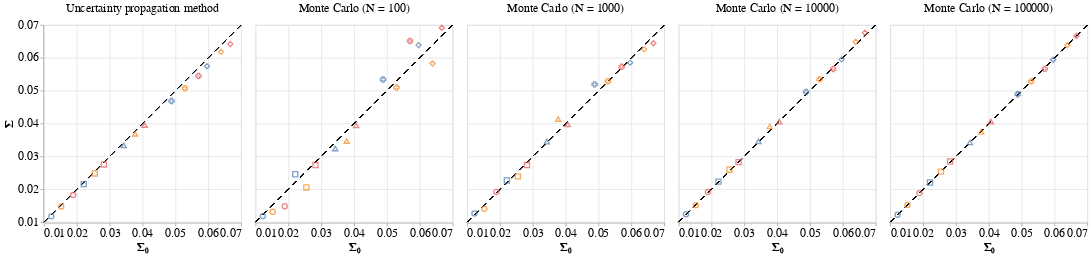

This figure's notebook cell:
### Code cell
points = alt.Chart().mark_point(size=60).encode(
    x=alt.X('reference:Q', scale=alt.Scale(domain=[min_x, max_x], zero=False), axis=alt.Axis(title='Σ₀')),
    y=alt.Y('value:Q', scale=alt.Scale(domain=[min_x, max_x], zero=False), axis=alt.Axis(title='Σ')),
    color=alt.Color('X1:N', legend=None),
    shape=alt.Shape('X2:N', legend=None)
)
diagonal = alt.Chart().mark_rule(strokeDash=[8, 8]).encode(
    x=alt.value(0),
    x2=alt.value('width'),
    y=alt.value('height'),
    y2=alt.value(0)
)
chart = alt.layer(
    diagonal,
    points,
    data=df
).facet(
    column=alt.Column('method:N',
        sort=['Uncertainty propagation method'] + [('Monte Carlo (N = ' + str(N) + ')') for N in Ns],
        title=None,
        header=alt.Header(labelFontSize=18)
    )
).configure_axis(
    labelFontSize=18,
    titleFontSize=18
)
chart

### Figure 1 — Vega-Lite specification as saved in the notebook (floating-point values rounded to 4 significant figures)
{"config": {"view": {"continuousWidth": 300, "continuousHeight": 300}, "axis": {"labelFontSize": 18, "titleFontSize": 18}}, "data": {"name": "data-a91044df99f172b6392a54a7ff93b871"}, "facet": {"column": {"field": "method", "header": {"labelFontSize": 18}, "sort": ["Uncertainty propagation method", "Monte Carlo (N = 100)", "Monte Carlo (N = 1000)", "Monte Carlo (N = 10000)", "Monte Carlo (N = 100000)"], "title": null, "type": "nominal"}}, "spec": {"layer": [{"mark": {"type": "rule", "strokeDash": [8, 8]}, "encoding": {"x": {"value": 0}, "x2": {"value": "width"}, "y": {"value": "height"}, "y2": {"value": 0}}}, {"mark": {"type": "point", "size": 60}, "encoding": {"color": {"field": "X1", "legend": null, "type": "nominal"}, "shape": {"field": "X2", "legend": null, "type": "nominal"}, "x": {"axis": {"title": "Σ₀"}, "field": "reference", "scale": {"domain": [0.01, 0.07], "zero": false}, "type": "quantitative"}, "y": {"axis": {"title": "Σ"}, "field": "value", "scale": {"domain": [0.01, 0.07], "zero": false}, "type": "quantitative"}}}]}, "$schema": "https://vega.github.io/schema/vega-lite/v5.20.1.json", "datasets": {"data-a91044df99f172b6392a54a7ff93b871": [{"X1": 1, "X2": 1, "method": "Monte Carlo (N = 100)", "value": 0.01183, "reference": 0.01222}, {"X1": 2, "X2": 1, "method": "Monte Carlo (N = 100)", "value": 0.01312, "reference": 0.01523}, {"X1": 3, "X2": 1, "method": "Monte Carlo (N = 100)", "value": 0.01483, "reference": 0.01889}, {"X1": 1, "X2": 2, "method": "Monte Carlo (N = 100)", "value": 0.02456, "reference": 0.0221}, {"X1": 2, "X2": 2, "method": "Monte Carlo (N = 100)", "value": 0.02054, "reference": 0.02546}, {"X1": 3, "X2": 2, "method": "Monte Carlo (N = 100)", "value": 0.02736, "reference": 0.02823}, {"X1": 1, "X2": 3, "method": "Monte Carlo (N = 100)", "value": 0.03238, "reference": 0.03426}, {"X1": 2, "X2": 3, "method": "Monte Carlo (N = 100)", "value": 0.03466, "reference": 0.03773}, {"X1": 3, "X2": 3, "method": "Monte Carlo (N = 100)", "value": 0.03941, "reference": 0.04064}, {"X1": 1, "X2": 4, "method": "Monte Carlo (N = 100)", "value": 0.05339, "reference": 0.04881}, {"X1": 2, "X2": 4, "method": "Monte Carlo (N = 100)", "value": 0.05095, "reference": 0.05289}, {"X1": 3, "X2": 4, "method": "Monte Carlo (N = 100)", "value": 0.06512, "reference": 0.05703}, {"X1": 1, "X2": 5, "method": "Monte Carlo (N = 100)", "value": 0.06387, "reference": 0.05961}, {"X1": 2, "X2": 5, "method": "Monte Carlo (N = 100)", "value": 0.05828, "reference": 0.06389}, {"X1": 3, "X2": 5, "method": "Monte Carlo (N = 100)", "value": 0.06916, "reference": 0.0667}, {"X1": 1, "X2": 1, "method": "Monte Carlo (N = 1000)", "value": 0.01263, "reference": 0.01222}, {"X1": 2, "X2": 1, "method": "Monte Carlo (N = 1000)", "value": 0.01403, "reference": 0.01523}, {"X1": 3, "X2": 1, "method": "Monte Carlo (N = 1000)", "value": 0.0192, "reference": 0.01889}, {"X1": 1, "X2": 2, "method": "Monte Carlo (N = 1000)", "value": 0.02265, "reference": 0.0221}, {"X1": 2, "X2": 2, "method": "Monte Carlo (N = 1000)", "value": 0.02391, "reference": 0.02546}, {"X1": 3, "X2": 2, "method": "Monte Carlo (N = 1000)", "value": 0.02737, "reference": 0.02823}, {"X1": 1, "X2": 3, "method": "Monte Carlo (N = 1000)", "value": 0.03448, "reference": 0.03426}, {"X1": 2, "X2": 3, "method": "Monte Carlo (N = 1000)", "value": 0.04137, "reference": 0.03773}, {"X1": 3, "X2": 3, "method": "Monte Carlo (N = 1000)", "value": 0.03976, "reference": 0.04064}, {"X1": 1, "X2": 4, "method": "Monte Carlo (N = 1000)", "value": 0.0519, "reference": 0.04881}, {"X1": 2, "X2": 4, "method": "Monte Carlo (N = 1000)", "value": 0.05288, "reference": 0.05289}, {"X1": 3, "X2": 4, "method": "Monte Carlo (N = 1000)", "value": 0.05726, "reference": 0.05703}, {"X1": 1, "X2": 5, "method": "Monte Carlo (N = 1000)", "value": 0.05853, "reference": 0.05961}, {"X1": 2, "X2": 5, "method": "Monte Carlo (N = 1000)", "value": 0.06257, "reference": 0.06389}, {"X1": 3, "X2": 5, "method": "Monte Carlo (N = 1000)", "value": 0.06446, "reference": 0.0667}, {"X1": 1, "X2": 1, "method": "Monte Carlo (N = 10000)", "value": 0.01238, "reference": 0.01222}, {"X1": 2, "X2": 1, "method": "Monte Carlo (N = 10000)", "value": 0.01515, "reference": 0.01523}, {"X1": 3, "X2": 1, "method": "Monte Carlo (N = 10000)", "value": 0.01915, "reference": 0.01889}, {"X1": 1, "X2": 2, "method": "Monte Carlo (N = 10000)", "value": 0.02232, "reference": 0.0221}, {"X1": 2, "X2": 2, "method": "Monte Carlo (N = 10000)", "value": 0.02594, "reference": 0.02546}, {"X1": 3, "X2": 2, "method": "Monte Carlo (N = 10000)", "value": 0.02825, "reference": 0.02823}, {"X1": 1, "X2": 3, "method": "Monte Carlo (N = 10000)", "value": 0.03457, "reference": 0.03426}, {"X1": 2, "X2": 3, "method": "Monte Carlo (N = 10000)", "value": 0.0391, "reference": 0.03773}, {"X1": 3, "X2": 3, "method": "Monte Carlo (N = 10000)", "value": 0.04058, "reference": 0.04064}, {"X1": 1, "X2": 4, "method": "Monte Carlo (N = 10000)", "value": 0.04961, "reference": 0.04881}, {"X1": 2, "X2": 4, "method": "Monte Carlo (N = 10000)", "value": 0.05344, "reference": 0.05289}, {"X1": 3, "X2": 4, "method": "Monte Carlo (N = 10000)", "value": 0.05661, "reference": 0.05703}, {"X1": 1, "X2": 5, "method": "Monte Carlo (N = 10000)", "value": 0.05953, "reference": 0.05961}, {"X1": 2, "X2": 5, "method": "Monte Carlo (N = 10000)", "value": 0.06487, "reference": 0.06389}, {"X1": 3, "X2": 5, "method": "Monte Carlo (N = 10000)", "value": 0.06762, "reference": 0.0667}, {"X1": 1, "X2": 1, "method": "Monte Carlo (N = 100000)", "value": 0.01224, "reference": 0.01222}, {"X1": 2, "X2": 1, "method": "Monte Carlo (N = 100000)", "value": 0.0152, "reference": 0.01523}, {"X1": 3, "X2": 1, "method": "Monte Carlo (N = 100000)", "value": 0.01882, "reference": 0.01889}, {"X1": 1, "X2": 2, "method": "Monte Carlo (N = 100000)", "value": 0.02204, "reference": 0.0221}, {"X1": 2, "X2": 2, "method": "Monte Carlo (N = 100000)", "value": 0.02536, "reference": 0.02546}, {"X1": 3, "X2": 2, "method": "Monte Carlo (N = 100000)", "value": 0.02844, "reference": 0.02823}, {"X1": 1, "X2": 3, "method": "Monte Carlo (N = 100000)", "value": 0.03424, "reference": 0.03426}, {"X1": 2, "X2": 3, "method": "Monte Carlo (N = 100000)", "value": 0.03753, "reference": 0.03773}, {"X1": 3, "X2": 3, "method": "Monte Carlo (N = 100000)", "value": 0.04057, "reference": 0.04064}, {"X1": 1, "X2": 4, "method": "Monte Carlo (N = 100000)", "value": 0.0489, "reference": 0.04881}, {"X1": 2, "X2": 4, "method": "Monte Carlo (N = 100000)", "value": 0.05283, "reference": 0.05289}, {"X1": 3, "X2": 4, "method": "Monte Carlo (N = 100000)", "value": 0.05662, "reference": 0.05703}, {"X1": 1, "X2": 5, "method": "Monte Carlo (N = 100000)", "value": 0.05942, "reference": 0.05961}, {"X1": 2, "X2": 5, "method": "Monte Carlo (N = 100000)", "value": 0.06383, "reference": 0.06389}, {"X1": 3, "X2": 5, "method": "Monte Carlo (N = 100000)", "value": 0.06666, "reference": 0.0667}, {"X1": 1, "X2": 1, "method": "Uncertainty propagation method", "value": 0.01175, "reference": 0.01222}, {"X1": 2, "X2": 1, "method": "Uncertainty propagation method", "value": 0.01475, "reference": 0.01523}, {"X1": 3, "X2": 1, "method": "Uncertainty propagation method", "value": 0.01823, "reference": 0.01889}, {"X1": 1, "X2": 2, "method": "Uncertainty propagation method", "value": 0.02155, "reference": 0.0221}, {"X1": 2, "X2": 2, "method": "Uncertainty propagation method", "value": 0.0248, "reference": 0.02546}, {"X1": 3, "X2": 2, "method": "Uncertainty propagation method", "value": 0.02753, "reference": 0.02823}, {"X1": 1, "X2": 3, "method": "Uncertainty propagation method", "value": 0.03338, "reference": 0.03426}, {"X1": 2, "X2": 3, "method": "Uncertainty propagation method", "value": 0.03686, "reference": 0.03773}, {"X1": 3, "X2": 3, "method": "Uncertainty propagation method", "value": 0.03953, "reference": 0.04064}, {"X1": 1, "X2": 4, "method": "Uncertainty propagation method", "value": 0.04683, "reference": 0.04881}, {"X1": 2, "X2": 4, "method": "Uncertainty propagation method", "value": 0.05072, "reference": 0.05289}, {"X1": 3, "X2": 4, "method": "Uncertainty propagation method", "value": 0.0545, "reference": 0.05703}, {"X1": 1, "X2": 5, "method": "Uncertainty propagation method", "value": 0.05742, "reference": 0.05961}, {"X1": 2, "X2": 5, "method": "Uncertainty propagation method", "value": 0.06181, "reference": 0.06389}, {"X1": 3, "X2": 5, "method": "Uncertainty propagation method", "value": 0.06419, "reference": 0.0667}]}}
